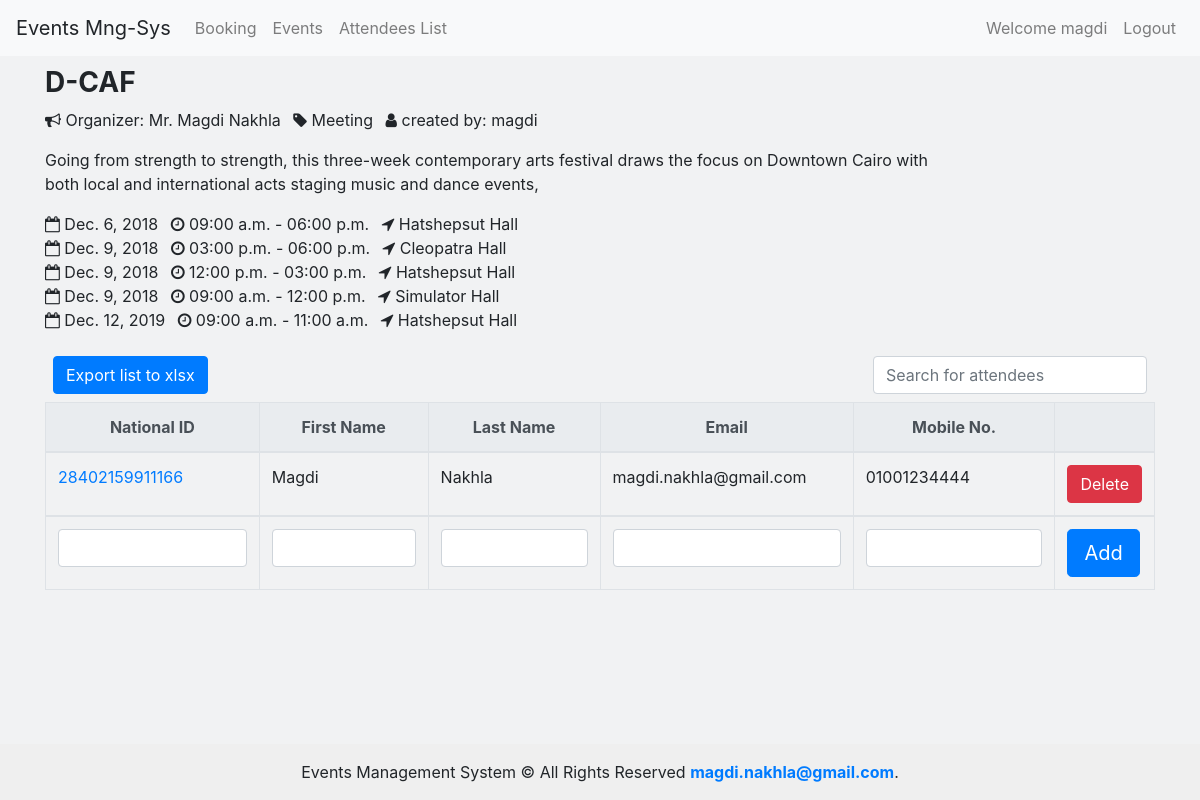
Page /3/attendees/ (signed in) on the committed database.
### events/models.py (models this page shows, shortened)
class Event(models.Model):
    name = models.CharField(max_length=64)
    slug = models.SlugField(max_length=64, db_index=True)
    details = models.TextField(blank=True, null=True)
    created = models.DateTimeField(auto_now=True) #When Created Record
    certificate = models.BooleanField(default=False)
    user = models.ForeignKey(User, on_delete=models.CASCADE, related_name='events') #Created by Record
    category = models.ForeignKey(Category, on_delete=models.CASCADE, related_name='category')
    attendees = models.ManyToManyField(Attendee, blank=True, null=True)
    organizer = models.ForeignKey(Organizer, on_delete=models.CASCADE, related_name='organizer', blank=True, null=True)
    class Meta:
        ordering = ('name',)
        index_together = ['id', 'slug']

class Organizer(models.Model):
    name = models.CharField(max_length=64)
    details = models.CharField(max_length=64)
    mobile = models.CharField(max_length=32)
    email = models.EmailField()
    def __str__(self):
        return self.name

class Category(models.Model): #Event Category
    name = models.CharField(max_length=64)
    def __str__(self):
        return self.name
    class Meta:
        verbose_name_plural = "Categories"

class Loctimedate(models.Model):
    event = models.ForeignKey(Event, on_delete=models.CASCADE, related_name='eventLocDates')
    day = models.DateField()
    location = models.ForeignKey(Venue, on_delete=models.CASCADE, related_name='venueDates')
    start_time = models.TimeField()
    end_time = models.TimeField()
    start_timeslot = models.PositiveIntegerField(default = 1)
    reserved_timeslots = models.PositiveIntegerField(default = 1)

class Venue(models.Model):
    name = models.CharField(max_length=64)
    details = models.CharField(max_length=64)
    active = models.BooleanField(default=True)
    capacity = models.PositiveIntegerField(default=30)
    price = models.DecimalField(max_digits=8, decimal_places=2)
    def __str__(self):
        return self.name

class Attendee(models.Model):
    first_name = models.CharField(max_length=64)
    last_name = models.CharField(max_length=64)
    email = models.EmailField()
    nid = models.CharField(max_length=14, db_index=True, unique=True)
    mobile = models.CharField(max_length=32)

### events/views.py (the view)
# urls.py: path("<int:event_id>/attendees/", views.attendees, name='attendees'),
@login_required
def attendees(request, event_id):
      context = {
            'event': Event.objects.filter(id=event_id).get(),
            'attendees': Attendee.objects.filter(event=event_id).all()
      }
      return render(request,'events/attendees.html', context)

### events/templates/events/attendees.html (shortened to what this page needs)
{% extends "events/base.html" %}
{% block content%}
<div class="container">
  <div class="row">
    <div class="col-lg-12">
            <div class="row row-striped">
                    <div class="col-10">
                        <h3 class="text-uppercase"><strong>{{event.name}}</strong></h3>
                        <ul class="list-inline">
                            <li class="list-inline-item"><i class="fa fa-bullhorn" aria-hidden="true"></i> Organizer: {{ event.organizer }}</li>
                            <li class="list-inline-item"><i class="fa fa-tag" aria-hidden="true"></i> {{ event.category }}</li>
                            <li class="list-inline-item"><i class="fa fa-user" aria-hidden="true"></i> created by: {{ event.user }}</li>
                        </ul>
                        <p>{{ event.details }}</p>
                        <ul class="list-inline">
                            {% for event in event.eventLocDates.all|dictsort:"day" %}
                            <li class="list-inline-item"><i class="fa fa-calendar-o" aria-hidden="true"></i> {{event.day}}</li>
                            <li class="list-inline-item"><i class="fa fa-clock-o" aria-hidden="true"></i> {{ event.start_time|time:"h:i a" }} - {{ event.end_time|time:"h:i a" }}</li>
                            <li class="list-inline-item"><i class="fa fa-location-arrow" aria-hidden="true"></i> {{event.location}}</li>
                            <br>
                            {% endfor %}
                        </ul>
                    </div>
                </div>
        <form id="attendeeForm" action="" role="form">
        <div class="table-responsive">
            <table class="table table-bordered table-list-search">
                <div class="d-flex justify-content-between">
                        <div class="p-2 bd-highlight">
                            <a href="{% url 'export_attendees_to_xlsx' event.id %}" class="btn btn-primary">Export list to xlsx</a>
                        </div>
                        <div class="p-2 bd-highlight">
                            <form action="#" method="get">
                                <div class="input-group">
                                    <input class="form-control" id="system-search" name="q" placeholder="Search for attendees">
                                </div>
                            </form>
                        </div>
                    </div>
                <thead class="thead-light">
                        <tr class="text-center">
                            <th>National ID</th>
                            <th>First Name</th>
                            <th>Last Name</th>
                            <th>Email</th>
                            <th>Mobile No.</th>
                            <th></th>
                        </tr>
                    </thead>
                    <tbody>
                        {% for attendee in attendees %}
                        <tr id="tr_del_att_{{attendee.id}}">
                            <td><a href="" class="link_nid" attendeeId='{{attendee.id}}' data-toggle="modal" data-target="#exampleModalCenter">{{attendee.nid}}</a></td>
                            <td>{{attendee.first_name}}</td>
                            <td>{{attendee.last_name}}</td>
                            <td>{{attendee.email}}</td>
                            <td>{{attendee.mobile}}</td>
                            <td><input type="button" id="btn_del_att_{{attendee.id}}" attendeeId='{{attendee.id}}' class="btnDel btn btn-md btn-danger "  value="Delete"></td>
                        </tr>
                        {% endfor%}
                    </tbody>
                    <tbody>
                        <tr>
                            <td><input type="text" name="nid"  id="inp_nid" class="form-control" minlength="14" maxlength="14" required></td>
                            <td><input type="text" name="first_name" id="inp_first_name" class="form-control" required></td>
                            <td><input type="text" name="last_name" id="inp_last_name" class="form-control" required></td>
                            <td><input type="email" name="email" id="inp_email" class="form-control" required></td>
                            <td><input type="text" name="mobile" id="inp_mobile" class="form-control" minlength="11" maxlength="11" required></td>
                            <td><input type="submit" class="btn btn-primary btn-lg" id="btn_addAttendee" value="Add"></td>
                        </tr>
                    </tbody>
            </table>
        </div>
        </form>
    </div>
  </div>
</div>
{% endblock %}

### events/templates/events/base.html (shortened to what this page needs)
{% load static %}
<!DOCTYPE html>
<html>
  <head>
    <link rel="stylesheet" href="https://stackpath.bootstrapcdn.com/bootstrap/4.3.1/css/bootstrap.min.css">
    <link rel="stylesheet" href="{% static 'events/css/main.css' %}">
    <link rel="stylesheet" href="{% static 'events/css/date.css' %}">
  </head>
  <body>
    <nav class="navbar navbar-expand-lg navbar-light bg-light">
      <a class="navbar-brand">Events Mng-Sys</a>
      <div class="collapse navbar-collapse" id="navbarSupportedContent">
        <ul class="navbar-nav mr-auto">
          <li class="nav-item">
            <a class="nav-link" href="{% url 'booking' %}">Booking <span class="sr-only">(current)</span></a>
          </li>
          <li class="nav-item">
            <a class="nav-link" href="{% url 'events' %}">Events</a>
          </li>
          <li class="nav-item">
            <a class="nav-link" href="{% url 'attendeesList' %}"> Attendees List</a>
          </li>
        </ul>
        <ul class="navbar-nav ml-auto">
        {% if user.is_authenticated %}
          <li class="nav-item">
            <span class="nav-link" > Welcome {{user}}</span>
          </li>
          <li class="nav-item">
            <a class="nav-link" href="{% url 'logout' %}">Logout</a>
          </li>
        {% endif %}
        </ul>
      </div>
    </nav>
    <div class="container"  class="col-lg-12">
      <div class="row">
        {% block content %}{% endblock %}
      </div>
    </div>
    <div class="footer">Events Management System © All Rights Reserved <strong><a href="mailto:magdi.nakhla@gmail.com">magdi.nakhla@gmail.com</a></strong>.</div>
    </body>
</html>

### events/static/events/css/main.css (style rules this page uses)
.container { padding-top: 5px; }
html { height: 100%; box-sizing: border-box; }
body { position: relative; margin: 0; padding-bottom: 6rem; min-height: 100%; }
.footer { position: absolute; right: 0; bottom: 0; left: 0; padding: 1rem; background-color: #efefef; text-align: center; }
body { background-color: #f1f2f3; }

### rows in the picture
Event: name "D-CAF", organizer "Mr. Magdi Nakhla", category "Meeting", user "magdi", details "Going from strength to strength, this three-week contemporary arts festival draws the focus on Downtown Cairo with both local and international acts staging music and dance events,"
Loctimedate: day "Dec. 6, 2018", start_time "09:00 a.m.", end_time "06:00 p.m.", location "Hatshepsut Hall"
Loctimedate: day "Dec. 9, 2018", start_time "03:00 p.m.", end_time "06:00 p.m.", location "Cleopatra Hall"
Loctimedate: day "Dec. 9, 2018", start_time "12:00 p.m.", end_time "03:00 p.m.", location "Hatshepsut Hall"
Loctimedate: day "Dec. 9, 2018", start_time "09:00 a.m.", end_time "12:00 p.m.", location "Simulator Hall"
Loctimedate: day "Dec. 12, 2019", start_time "09:00 a.m.", end_time "11:00 a.m.", location "Hatshepsut Hall"
Attendee: nid "28402159911166", first_name "Magdi", last_name "Nakhla", email "magdi.nakhla@gmail.com", mobile "01001234444"

### other values in the picture
{{ user }} "magdi"
